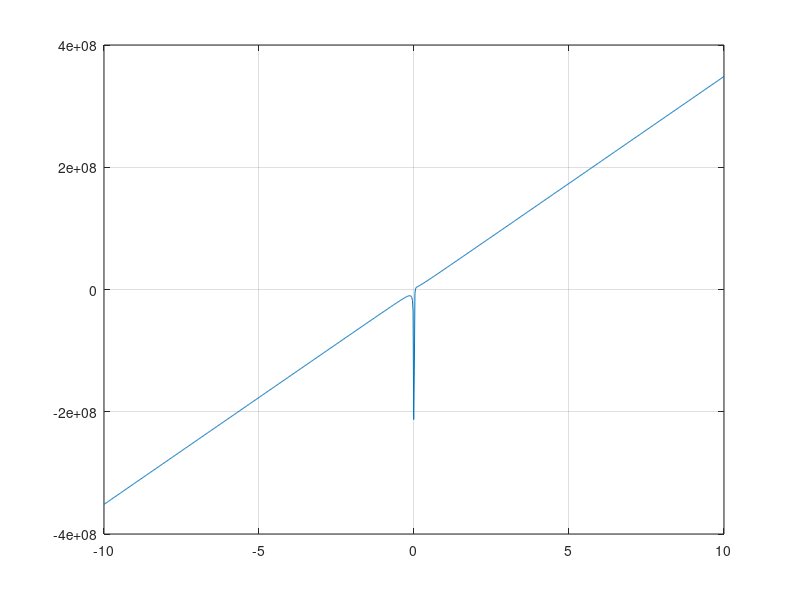

Source code (MATLAB): (Note: this script raises an error after producing the figure.)
clear all; clc
a = 0.401;
b = 42.7e-6;
N = 1000;
T = 300;
p = 3.5e+7;
k = 1.3806503e-23;

f= @(V) (p + a*(N./V ).^2).*(V-N*b) - k*N*T
df= @(V) ((2*(a^2)*(N^3)*b)/V^3) - ((a^2)*(N^2)- 2*p*a*(N^2)*b)/V^2 + p^2

vspace = linspace(-10,10,1000);
plot(vspace,f(vspace))
grid on;

[xp,hb,itb] = biseccion(f,-1,1,100,1e-7)
[V,h,it,t] = newton(f,df,xp,100,1e-12)

disp("El volumen que ocupan es ")
V
